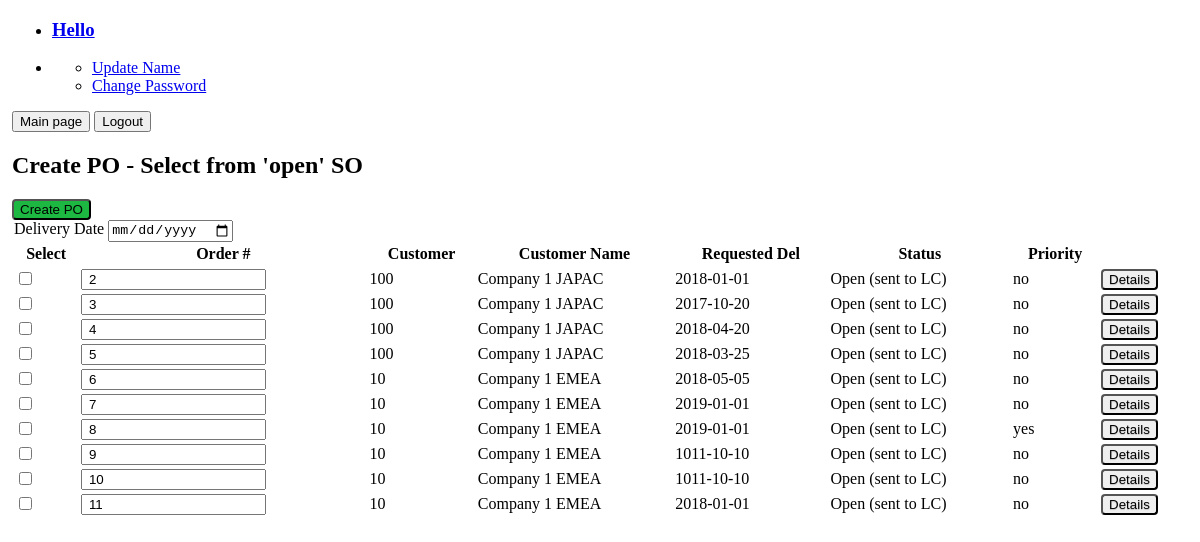
Page /ha_dist_oop/create_po.php on the earlier database version.
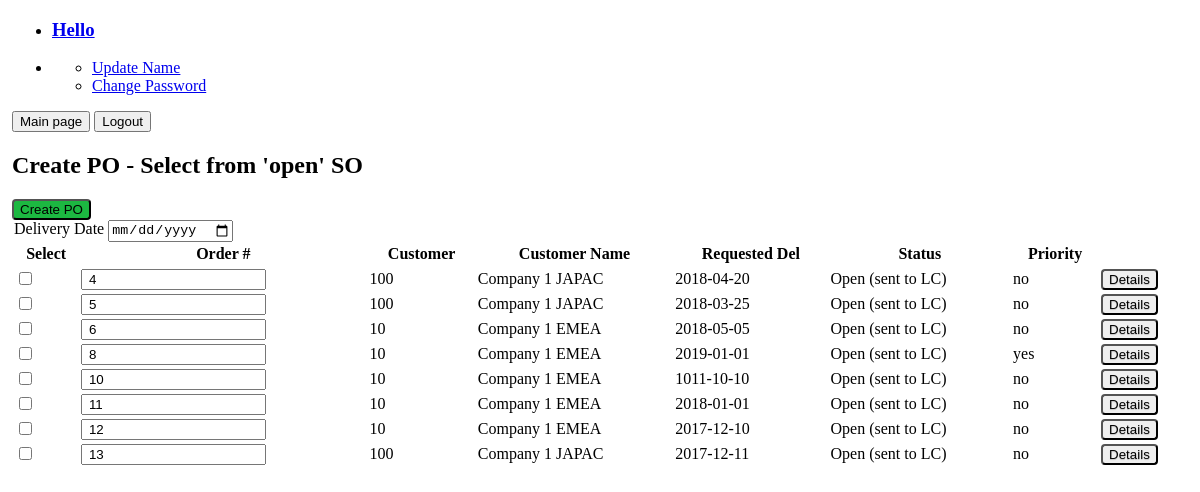
Same page on the later database version.
### tables this page shows
CREATE TABLE `order_header` (
  `order_number` int(10) UNSIGNED NOT NULL,
  `customer` int(10) UNSIGNED NOT NULL COMMENT 'entity table ',
  `agent` int(11) NOT NULL,
  `req_del_dat` date NOT NULL,
  `conf_del_date` date DEFAULT NULL,
  `status` int(2) UNSIGNED NOT NULL,
  `doc_type` varchar(2) NOT NULL,
  `priority` tinyint(1) NOT NULL DEFAULT '0' COMMENT 'order for promotion/flyer'
);

CREATE TABLE `customer` (
  `number` int(10) UNSIGNED NOT NULL,
  `type` varchar(3) NOT NULL,
  `name` text NOT NULL,
  `representative` text NOT NULL COMMENT 'user representing the entity in the system',
  `hub` varchar(5) NOT NULL COMMENT 'which HUB it belongs to',
  `rate` tinyint(3) UNSIGNED NOT NULL,
  `payment_due` int(10) UNSIGNED NOT NULL COMMENT 'basically, after how many days the payment will be due after invoice date'
);

CREATE TABLE `status` (
  `status_id` int(2) UNSIGNED NOT NULL,
  `name` varchar(30) NOT NULL,
  `doc_type` varchar(2) NOT NULL
);

### ha_dist_oop/classes/db.php (called while the page is built, shortened)
<?php
class DB {
    private static $_instance = null;
    private $_pdo,
            $_query,
            $_error = false,
            $_results,
            $_count = 0;
    private function __construct() {
        try {
            $this->_pdo = new PDO('mysql:host=' . Config::get('mysql/host') . ';dbname=' . Config::get('mysql/db'), Config::get('mysql/username'), Config::get('mysql/password'));
        } catch(PDOException $e) {
            die($e->getMessage());
        }
    }
    public static function getInstance() {
        if(!isset(self::$_instance)) {
            self::$_instance = new DB();
        }
        return self::$_instance;
    }
    public function query($sql, $params = array()) {
        $this->_error = false;
        if($this->_query = $this->_pdo->prepare($sql)) {
            $x = 1;
            if(count($params)) {
                foreach($params as $param) {
                    $this->_query->bindValue($x, $param);
                    $x++;
                }
            }
            if($this->_query->execute()) {
                $this->_results = $this->_query->fetchAll(PDO::FETCH_OBJ);
            } else {
                $this->_error = true;
            }
        }
        return $this;
    }
    public function action($action, $table, $where = array()) {
        if(count($where) === 3) {
            $operators = array('=', '>', '<', '>=', '<=', 'LIKE');
            $field = $where[0];
            $operator = $where[1];
            $value = $where[2];
            if(in_array($operator, $operators)) {
                $sql = "{$action} FROM {$table} WHERE {$field} {$operator} ?";
                if(!$this->query($sql, array($value))->error()) {
                    return $this;
                }
            }
        }
        return false;
    }
    public function get($table, $where) {
        return $this->action('SELECT *', $table, $where);
    }
    public function getField($table, $columnm, $where) {
        return $this->action('SELECT'." ".$columnm, $table, $where);
    }
    public function results() {
        return $this->_results;
    }
    public function error() {
        return $this->_error;
    }
}

### ha_dist_oop/classes/formaction.php (called while the page is built, shortened)
<?php
Class formAction{
    protected   $_db,
                $_orderNr;
    public function __construct(){
        $this->_db = DB::getInstance();
    }
    public function GetAllRecords($table, $where){
        $this->_db->get($table, $where);
        return $this->_db->results();
    }
    public function GetRecordField($table, $column, $where){
        $this->_db->getField($table, $column, $where);
        return $this->_db->results();
    }
}
?>

### ha_dist_oop/classes/config.php (called while the page is built)
<?php
class Config {
    public static function get($path = null) {
        if ($path){
            $config = $GLOBALS['config'];
            $path = explode('/', $path);
            foreach($path as $bit) {
                if(isset($config[$bit])) {
                    $config = $config[$bit];
                }
            }
            return $config;
        }
        return false;
    }
}

### ha_dist_oop/create_po.php (the view, shortened to what this page needs)
<!DOCTYPE html>
<html lang="en" xmlns="http://www.w3.org/1999/xhtml">
<head>
</head>
<body>
<?php
include_once 'header.php';
$form = new POForm();
?>
<h2>Create PO - Select from 'open' SO</h2>
<form action="" method="POST" class="pure-form">
<input type="submit" class="button-success pure-button" value="Create PO"><br/>
<table width="100%" class="pure-table">
<thead><th>Select</th><th>Order #</th><th>Customer</th><th>Customer Name</th><th>Requested Del</th><th>Status</th><th>Priority</th></thead>
<tr><legend for="delivery_date">Delivery Date <input type="date" name="delivery_date" required/></legend> </tr>
<?php
$orders     = $form->GetAllRecords('order_header', array('status', '=', '10'));
foreach ($orders as $order)
{  $custName        = $form->GetRecordField('customer', 'name', array('number','=', $order->customer));
   $statusName      = $form->GetRecordField('status', 'name', array('status_id','=', $order->status));
     ?>
    <tr>
        <td><input type="checkbox" name="selected[]" id="selected" value="<?php echo $order->order_number ?>"/></td>
        <td><input type="text" name="order_number[]" value=" <?php echo $order->order_number ?>" ></td>
        <td><?php echo $order->customer               ?></td>
        <td><?php echo $custName[0]->name             ?></td>
        <td><?php echo $order->req_del_dat            ?></td>
        <td><?php echo $statusName[0]->name           ?></td>
        <td><?php echo ($order->priority)? 'yes':'no' ?></td>
        <td><input type="button" name="okButton" value="Details" class="button-secondary pure-button"/></td>
    </tr>
<?php } ?>
</table>
</form>
</body>
</html>

Differences in the rows shown:
no longer on this page (row edited): order_header: order_number "2", customer "100", customer.name "Company 1 JAPAC", req_del_dat "2018-01-01", status.name "Open (sent to LC)", priority "no"
no longer on this page (row edited): order_header: order_number "3", customer "100", customer.name "Company 1 JAPAC", req_del_dat "2017-10-20", status.name "Open (sent to LC)", priority "no"
no longer on this page (row edited): order_header: order_number "7", customer "10", customer.name "Company 1 EMEA", req_del_dat "2019-01-01", status.name "Open (sent to LC)", priority "no"
no longer on this page (row edited): order_header: order_number "9", customer "10", customer.name "Company 1 EMEA", req_del_dat "1011-10-10", status.name "Open (sent to LC)", priority "no"
added order_header: order_number "12", customer "10", customer.name "Company 1 EMEA", req_del_dat "2017-12-10", status.name "Open (sent to LC)", priority "no"
added order_header: order_number "13", customer "100", customer.name "Company 1 JAPAC", req_del_dat "2017-12-11", status.name "Open (sent to LC)", priority "no"
